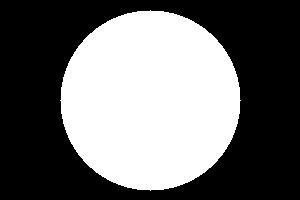
//> input picture DistanceTransform/circle.jpg, 300 x 200 px
$ ./prova   (built with g++ and OpenCV 4)
//> lines starting //> are read from the running program, lines starting //| are printed output that depends on the picture
//> further down, sourceMatrix is the input picture: 200 rows x 300 cols, CV_8UC1; min 0, max 255, mean 108.1
#include "opencv2/highgui.hpp"
#include "opencv2/imgproc.hpp"
#include <iostream>
#include <list>
#include <limits.h>

using namespace cv;
using namespace std;

class DistanceTransform{
	private:
		Mat matrix;
		Mat outputMatrix;
		int N;
		int M;

	void showNormalizedOutputMatrix(){
		Mat normalizedMatrix = Mat::zeros(outputMatrix.size(), outputMatrix.type());
		cv::normalize(outputMatrix, normalizedMatrix, 0, 255, NORM_MINMAX, CV_8UC1);
		namedWindow("normalized", WINDOW_AUTOSIZE);
		imshow("normalized", normalizedMatrix);
	}


	public:
		DistanceTransform(Mat inputMatrix):matrix(inputMatrix){
			N = inputMatrix.rows;
//> N = 200
			M = inputMatrix.cols;
//> M = 300
		}

		Mat& applyTransform(){
			outputMatrix = this->matrix.clone();
			//prima scansione (alto->basso & sinistra->destra)
			for(int row=1; row<N-1; row++){
				for(int col=1; col<M-1; col++){
					int actualPixelValue = outputMatrix.at<uchar>(row,col);
					if(actualPixelValue!=0){
						uchar minVal = UCHAR_MAX;
						for(int i=-1; i<=1; i++) //controllo il minimo della riga superiore
							if(outputMatrix.at<uchar>(row-1,col+i)<minVal)
								minVal = outputMatrix.at<uchar>(row-1,col+i);
						if(outputMatrix.at<uchar>(row,col-1)<minVal) //controllo se il pixel alla sinistra del pixel considerato è minimo
							minVal = outputMatrix.at<uchar>(row,col-1);
						outputMatrix.at<uchar>(row,col) = min(minVal+1,255);
					}
				}
			}
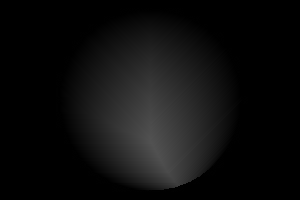
//> outputMatrix: 200 rows x 300 cols, CV_8UC1; min 0, max 82, mean 13.7
			//seconda scansione (basso->alto & destra->sinistra)
			for(int row=N-2; row>1; row--){
				for(int col=M-2; col>1; col--){
					int actualPixelValue = outputMatrix.at<uchar>(row,col);
					if(actualPixelValue!=0){
					uchar minVal = UCHAR_MAX;
						for(int i=-1; i<=1; i++)
							if(outputMatrix.at<uchar>(row+1,col+i)<minVal)//controllo il minimo della riga inferiore
								minVal = outputMatrix.at<uchar>(row+1,col+i);
						if(outputMatrix.at<uchar>(row,col+1)<minVal)//controllo se il pixel alla destra del pixel considerato è minimo
							minVal = outputMatrix.at<uchar>(row,col+1);
						outputMatrix.at<uchar>(row,col) = min(min(minVal+1, actualPixelValue),255);
					}
				}
			}
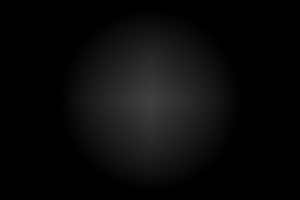
//> outputMatrix: 200 rows x 300 cols, CV_8UC1; min 0, max 64, mean 9.8
			showNormalizedOutputMatrix();
//> in showNormalizedOutputMatrix, `imshow("normalized", normalizedMatrix);`:
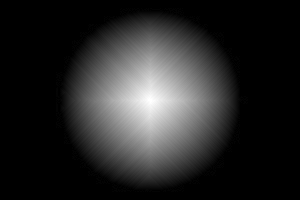
//> window 'normalized': 200 rows x 300 cols, CV_8UC1; min 0, max 255, mean 39.2
			//imwrite("outputImage.png", outputMatrix);
			return outputMatrix;
		}
};


int main( int argc, char** argv ){
    const char* fileName = (argc>=2)? argv[1]:"./circle.jpg";

	Mat sourceMatrix = imread(fileName, IMREAD_GRAYSCALE);

	if (sourceMatrix.empty()){
        cout<<"--- EMPTY IMAGE ---"<<endl;
        exit(EXIT_FAILURE);
    }

	namedWindow("input", WINDOW_AUTOSIZE);
	imshow("input", sourceMatrix);

	DistanceTransform transform = DistanceTransform(sourceMatrix);
	Mat outputMatrix = transform.applyTransform();

	namedWindow("output", WINDOW_AUTOSIZE);
	imshow("output", outputMatrix);

    waitKey(0);
    return 0;
}
